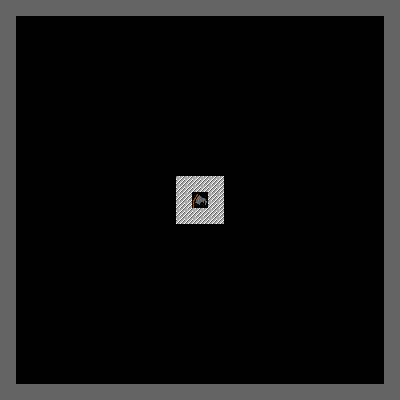

This game map was drawn from its Tiled (.tmx) file and the tilesets committed beside it. A one-line description and the trimmed map source follow:
An orthogonal 25x25 tile map with 16x16 px tiles, 1 tile layer (Map1) and 327 objects (231x grass, 54x brick, 12x wall, 9x wall_enemy, 7x solid, ...).

<map version="1.2" tiledversion="1.3.2" orientation="orthogonal" renderorder="right-down" compressionlevel="0" width="25" height="25" tilewidth="16" tileheight="16" infinite="0" nextlayerid="7" nextobjectid="588">
 <tileset firstgid="1" name="textures_sprites" tilewidth="16" tileheight="16" tilecount="400" columns="25">
  <image source="../resources/sprites.png" width="400" height="256" />
 </tileset>
 <layer id="1" name="Map1" width="25" height="25">
  <data>[625 cells, 625 non-empty, 10 distinct tile ids]</data>
 </layer>
 <objectgroup id="5" name="collision">
  <object id="121" name="spawn1" x="118.727" y="24.909" width="16" height="16" />
  <object id="122" name="spawn2" x="296.455" y="25.4546" width="16" height="16" />
  <object id="124" name="player1" gid="1" x="250.636" y="379.818" width="16" height="16" />
  <object id="125" name="player3" gid="1" x="132.818" y="381.273" width="16" height="16" />
  <object id="126" name="player3" gid="5" x="248.727" y="41.0909" width="16" height="16" />
  <object id="127" name="player4" gid="5" x="142" y="40.3636" width="16" height="16" />
  <object id="129" name="wall_enemy" gid="42" x="208" y="32" width="16" height="16" />
  <object id="130" name="wall_enemy" gid="42" x="208" y="48" width="16" height="16" />
  <object id="131" name="wall_enemy" gid="42" x="192" y="48" width="16" height="16" />
  <object id="132" name="wall_enemy" gid="42" x="176" y="32" width="16" height="16" />
  <object id="133" name="wall_enemy" gid="42" x="176" y="48" width="16" height="16" />
  <object id="134" name="wall_player" gid="42" x="208" y="384" width="16" height="16" />
  <object id="135" name="wall_player" gid="42" x="208" y="368" width="16" height="16" />
  <object id="136" name="wall_player" gid="42" x="192" y="368" width="16" height="16" />
  <object id="137" name="wall_player" gid="42" x="176" y="368" width="16" height="16" />
  <object id="138" name="wall_player" gid="42" x="176" y="384" width="16" height="16" />
  <object id="140" name="wall" gid="42" x="336" y="224" width="16" height="16" />
  <object id="141" name="wall" gid="42" x="48" y="224" width="16" height="16" />
  <object id="144" name="wall" gid="42" x="320" y="80" width="16" height="16" />
  <object id="145" name="wall" gid="42" x="48" y="192" width="16" height="16" />
  <object id="146" name="wall" gid="42" x="192" y="320" width="16" height="16" />
  <object id="147" name="wall" gid="42" x="192" y="288" width="16" height="16" />
  <object id="148" name="wall" gid="42" x="192" y="304" width="16" height="16" />
  <object id="149" name="wall" gid="42" x="192" y="336" width="16" height="16" />
  <object id="150" name="wall_enemy" gid="42" x="224" y="32" width="16" height="16" />
  <object id="151" name="wall_enemy" gid="42" x="224" y="48" width="16" height="16" />
  <object id="153" name="wall_enemy" gid="42" x="160" y="32" width="16" height="16" />
  <object id="154" name="wall_enemy" gid="42" x="160" y="48" width="16" height="16" />
  <object id="157" name="player_base" gid="70" x="192" y="384" width="16" height="16" />
  <object id="158" name="enemy_base" gid="70" x="192" y="32" width="16" height="16" />
  <object id="171" name="brick" gid="17" x="48" y="288" width="16" height="16" />
  <object id="172" name="brick" gid="17" x="48" y="272" width="16" height="16" />
  <object id="175" name="brick" gid="17" x="48" y="208" width="16" height="16" />
  <object id="176" name="brick" gid="17" x="48" y="176" width="16" height="16" />
  <object id="177" name="brick" gid="17" x="48" y="160" width="16" height="16" />
  <object id="178" name="brick" gid="17" x="48" y="144" width="16" height="16" />
  <object id="179" name="brick" gid="17" x="48" y="128" width="16" height="16" />
  <object id="187" name="brick" gid="17" x="48" y="96" width="16" height="16" />
  <object id="190" name="brick" gid="17" x="96" y="80" width="16" height="16" />
  <object id="192" name="brick" gid="17" x="96" y="208" width="16" height="16" />
  <object id="202" name="brick" gid="17" x="128" y="80" width="16" height="16" />
  <object id="203" name="brick" gid="17" x="128" y="96" width="16" height="16" />
  <object id="208" name="brick" gid="17" x="208" y="288" width="16" height="16" />
  <object id="209" name="brick" gid="17" x="208" y="304" width="16" height="16" />
  <object id="210" name="brick" gid="17" x="208" y="320" width="16" height="16" />
  <object id="213" name="brick" gid="17" x="176" y="96" width="16" height="16" />
  <object id="214" name="brick" gid="17" x="176" y="112" width="16" height="16" />
  <object id="217" name="brick" gid="17" x="208" y="96" width="16" height="16" />
  <object id="218" name="brick" gid="17" x="208" y="112" width="16" height="16" />
  <object id="220" name="brick" gid="17" x="192" y="112" width="16" height="16" />
  <object id="225" name="brick" gid="17" x="128" y="144" width="16" height="16" />
  <object id="227" name="brick" gid="17" x="128" y="272" width="16" height="16" />
  <object id="228" name="brick" gid="17" x="144" y="272" width="16" height="16" />
  <object id="233" name="brick" gid="17" x="144" y="320" width="16" height="16" />
  <object id="234" name="brick" gid="17" x="144" y="336" width="16" height="16" />
  <object id="235" name="brick" gid="17" x="144" y="352" width="16" height="16" />
  <object id="236" name="brick" gid="17" x="176" y="160" width="16" height="16" />
  <object id="240" name="brick" gid="17" x="240" y="320" width="16" height="16" />
  <object id="241" name="brick" gid="17" x="240" y="336" width="16" height="16" />
  <object id="247" name="brick" gid="17" x="272" y="320" width="16" height="16" />
  <object id="249" name="brick" gid="17" x="272" y="352" width="16" height="16" />
  <object id="250" name="brick" gid="17" x="240" y="272" width="16" height="16" />
  <object id="251" name="brick" gid="17" x="240" y="272" width="16" height="16" />
  <object id="252" name="brick" gid="17" x="256" y="272" width="16" height="16" />
  <object id="253" name="brick" gid="17" x="256" y="208" width="16" height="16" />
  <object id="254" name="brick" gid="17" x="256" y="224" width="16" height="16" />
  <object id="255" name="brick" gid="17" x="256" y="192" width="16" height="16" />
  <object id="256" name="brick" gid="17" x="240" y="144" width="16" height="16" />
  <object id="257" name="brick" gid="17" x="240" y="160" width="16" height="16" />
  <object id="259" name="brick" gid="17" x="288" y="176" width="16" height="16" />
  <object id="260" name="brick" gid="17" x="304" y="176" width="16" height="16" />
  <object id="263" name="brick" gid="17" x="240" y="96" width="16" height="16" />
  <object id="265" name="brick" gid="17" x="272" y="80" width="16" height="16" />
  <object id="266" name="brick" gid="17" x="272" y="96" width="16" height="16" />
  <object id="275" name="brick" gid="17" x="320" y="288" width="16" height="16" />
  <object id="283" name="brick" gid="17" x="336" y="208" width="16" height="16" />
  <object id="284" name="brick" gid="17" x="336" y="192" width="16" height="16" />
  <object id="285" name="brick" gid="17" x="336" y="176" width="16" height="16" />
  <object id="288" name="brick" gid="17" x="336" y="128" width="16" height="16" />
  <object id="289" name="brick" gid="17" x="336" y="112" width="16" height="16" />
  <object id="290" name="brick" gid="17" x="320" y="112" width="16" height="16" />
  <object id="291" name="brick" gid="17" x="320" y="96" width="16" height="16" />
  <object id="296" name="brick" gid="17" x="352" y="64" width="16" height="16" />
  <object id="298" name="solid" x="0" y="0" width="16" height="400" />
  <object id="299" name="solid" x="384" y="0" width="16" height="400" />
  <object id="304" name="solid" x="16" y="384" width="368" height="16" />
  </objectgroup>
</map>
<!-- 241 of 327 objects omitted -->
